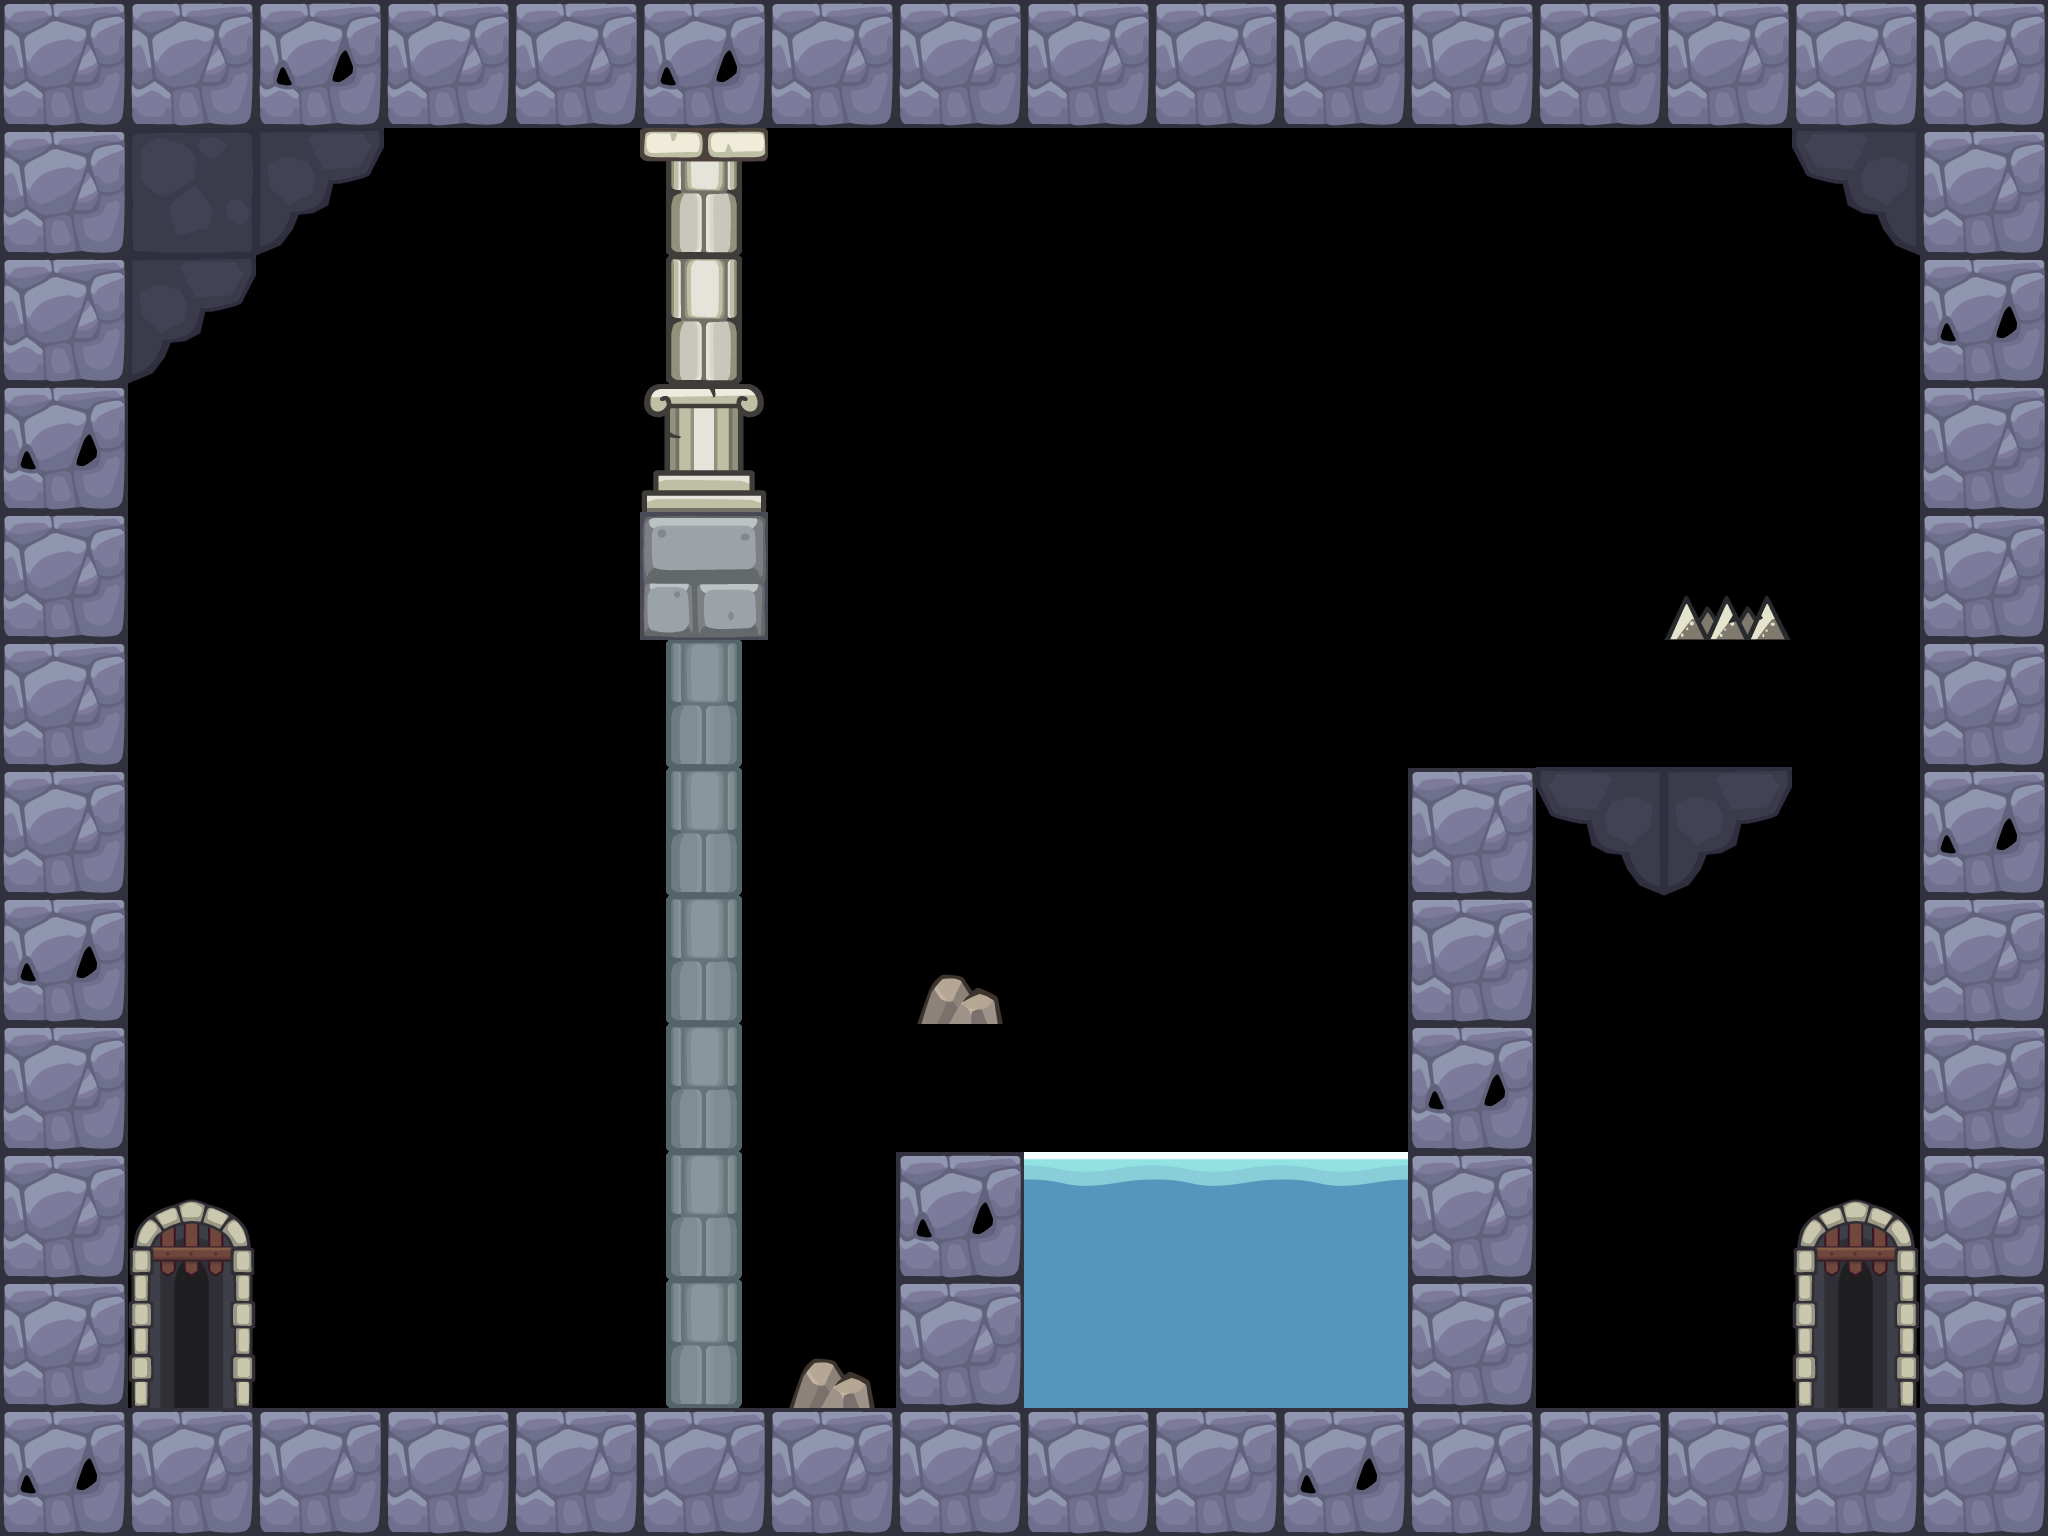

The image is a tile-based game level rendered from a .tmx file. Its description and complete source (layers, tilesets, objects, tile grids) follow:
An orthogonal 16x12 tile map with 128x128 px tiles, 3 tile layers (background, collision, Decoration), 2 tilesets and 8 objects (2x Platform, playerStart, torch, exitGate).

<map version="1.10" tiledversion="1.11.2" orientation="orthogonal" renderorder="right-down" width="16" height="12" tilewidth="128" tileheight="128" infinite="0" nextlayerid="7" nextobjectid="14">
 <tileset firstgid="1" source="dungeon_tiles.tsx" />
 <tileset firstgid="59" source="enemy.tsx" />
 <layer id="1" name="background" width="16" height="12">
  <data encoding="csv">
0,0,0,0,0,0,0,0,0,0,0,0,0,0,0,0,
0,45,48,0,0,0,0,0,0,0,0,0,0,0,47,0,
0,48,0,0,0,0,0,0,0,0,0,0,0,0,0,0,
0,0,0,0,0,0,0,0,0,0,0,0,0,0,0,0,
0,0,0,0,0,0,0,0,0,0,0,0,0,0,0,0,
0,0,0,0,0,18,0,0,0,0,0,0,0,0,0,0,
0,0,0,0,0,18,0,0,0,0,0,0,47,48,0,0,
0,0,0,0,0,18,0,29,0,0,0,0,0,0,0,0,
0,0,0,0,0,18,0,0,0,0,0,0,0,0,0,0,
0,0,0,0,0,18,0,0,0,0,0,0,0,0,0,0,
0,0,0,0,0,18,29,0,0,0,0,0,0,0,0,0,
0,0,0,0,0,0,0,0,0,0,0,0,0,0,0,0
</data>
 </layer>
 <layer id="2" name="collision" width="16" height="12">
  <data encoding="csv">
42,42,44,42,42,44,42,42,42,42,42,42,42,42,42,42,
42,0,0,0,0,16,0,0,0,0,0,0,0,0,0,42,
42,0,0,0,0,17,0,0,0,0,0,0,0,0,0,44,
44,0,0,0,0,26,0,0,0,0,0,0,0,0,0,42,
42,0,0,0,0,2,0,0,0,0,0,0,0,0,0,42,
42,0,0,0,0,0,0,0,0,0,0,0,0,0,0,42,
42,0,0,0,0,0,0,0,0,0,0,42,0,0,0,44,
44,0,0,0,0,0,0,0,0,0,0,42,0,0,0,42,
42,0,0,0,0,0,0,0,0,0,0,44,0,0,0,42,
42,0,0,0,0,0,0,44,39,39,39,42,0,0,0,42,
42,0,0,0,0,0,0,42,38,38,38,42,0,0,0,42,
44,42,42,42,42,42,42,42,42,42,44,42,42,42,42,42
</data>
 </layer>
 <layer id="5" name="Decoration" width="16" height="12">
  <data encoding="csv">
0,0,0,0,0,0,0,0,0,0,0,0,0,0,0,0,
0,0,0,0,0,0,0,0,0,0,0,0,0,0,0,0,
0,0,0,0,0,0,0,0,0,0,0,0,0,0,0,0,
0,0,0,0,0,0,0,0,0,0,0,0,0,0,0,0,
0,0,0,0,0,0,0,0,0,0,0,0,0,33,0,0,
0,0,0,0,0,0,0,0,0,0,0,0,0,0,0,0,
0,0,0,0,0,0,0,0,0,0,0,0,0,0,0,0,
0,0,0,0,0,0,0,0,0,0,0,0,0,0,0,0,
0,0,0,0,0,0,0,0,0,0,0,0,0,0,0,0,
0,0,0,0,0,0,0,0,0,0,0,0,0,0,0,0,
0,22,0,0,0,0,0,0,0,0,0,0,0,0,22,0,
0,0,0,0,0,0,0,0,0,0,0,0,0,0,0,0
</data>
 </layer>
 <objectgroup id="3" name="objects">
  <object id="3" name="playerStart" type="playerStart" x="128" y="1280" width="128" height="128" />
  <object id="4" name="torchLeft" type="torch" x="0" y="640" width="128" height="128" />
  <object id="6" name="exitGate" type="exitGate" x="1773.36" y="1244.03" width="140" height="152">
   <properties>
    <property name="nextLevel" value="maps/level1/level_1_demo_2.tmx" />
   </properties>
  </object>
  <object id="7" name="Platform" x="911.264" y="648.299" width="174.442" height="114.559">
   <properties>
    <property name="amplitudeX" value="80" />
    <property name="speed" value="1" />
    <property name="type" value="platform" />
   </properties>
  </object>
  <object id="9" name="Platform" x="235.627" y="643.092" width="174.442" height="114.559">
   <properties>
    <property name="amplitudeY" value="80" />
    <property name="speed" value="1" />
    <property name="type" value="platform" />
   </properties>
  </object>
  <object id="12" gid="63" x="1280" y="768" width="128" height="128" />
  <object id="13" gid="61" x="1536" y="1408" width="128" height="128" />
 </objectgroup>
 <objectgroup id="6" name="enemies" />
 <objectgroup id="4" name="Rooms" locked="1">
  <object id="2" x="0" y="0" width="2048" height="1539.51" />
 </objectgroup>
</map>
